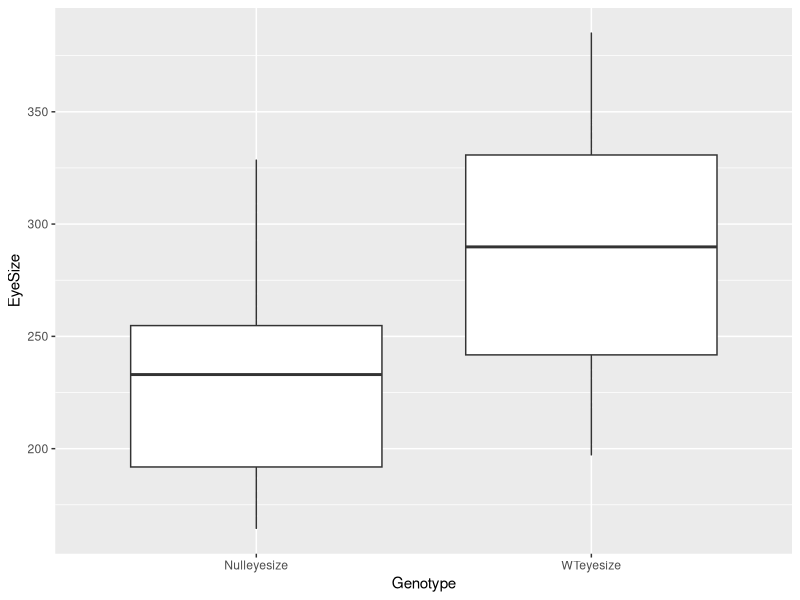
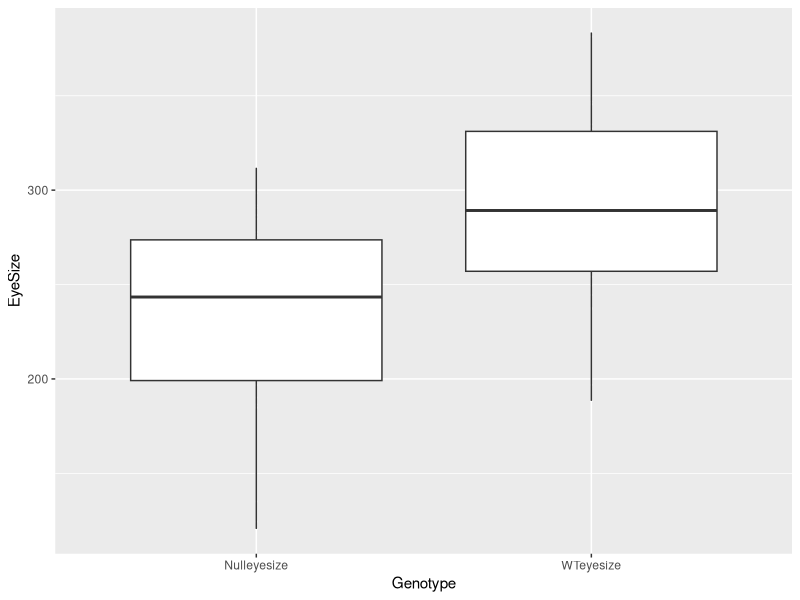

Recreate these plots in R, in order.
## ---- chunk 1
knitr::opts_chunk$set(echo = TRUE)
## ---- chunk 2

#Description-------------------
# This is a re-work of the eye size data I created in homework 8 using structural programming
 #  23 Mar 2022
 #JAG
 #-----------------------------
 
 #Intialize------------------
 library(tidyverse)
 #set.seed(100)
 
 #Load Functions--------------
 ###############################
 #FUNCTION:createDataframe
 # purpose:To take eyesize data and set them to adjust the size,mean, and SD affects the output
 # input: variables of eye size
 # output: a long dataframe that can be manipulated
 #------------------------------
createDataframe <- function(size=30, meanWT=290 , meanN= 240, sd=50 )
  {

eye_size_df <- data.frame (WTeyesize = rnorm(n=size, mean=meanWT, sd=sd),
  Nulleyesize = rnorm(n=size, mean=meanN, sd=sd))

long_df <- eye_size_df %>%
      pivot_longer(cols=WTeyesize:Nulleyesize, names_to= "Genotype" , values_to= "EyeSize") 


}
 
 data<-createDataframe()
 
###############################
#FUNCTION: chi2
# purpose: To perform a statistical analysis on the data
# input: an x variable and y variable 
# output : the summary of the chi square pvalue
#------------------------------
chi2 <- function(data, null_col="Nulleyesize" , wt_col="WTeyesize")  {
  c_df<-chisq.test(data$null_col, data$wt_col, correct=FALSE)
summary(c_df)

}
###############################
#FUNCTION: graphData
# purpose: To visualize the differences in eyesize
# input:long eyesize dataframe
# output: abox plot of the two catgories of eye
#------------------------------
graphData <- function(data)  {
  
 
  

  p1 <- ggplot(data=data, aes(x=Genotype, y=EyeSize)) + geom_point(color="white" , fill="purple", size=0.2) +
  stat_boxplot()
  
  
  
  return(print(p1))
  
}

graphData(data)

 #Global Variables------------
 
 
 
 #Program Body----------------
 
data<- createDataframe()
print(data)
#chi2(data)
graphData(data)

